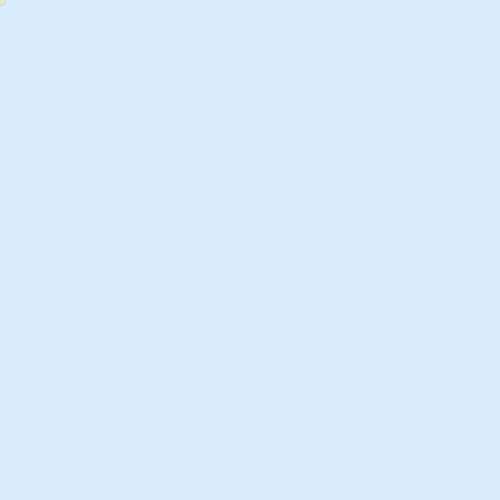
Frame 1 (no input)
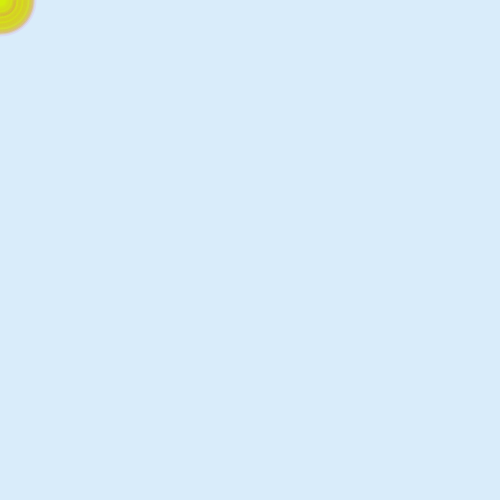
Frame 60 (the mouse pressed at the canvas centre just before this capture)
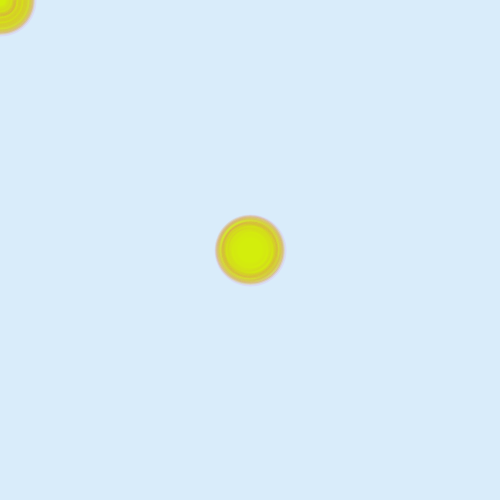
Frame 120 (the mouse held since frame 60 and released just before this capture)

The Processing sketch that drew these frames (run headless with seeded random() and noise(); from frame 60 on, the mouse is pressed at the canvas centre):

// Processing sketch: ex_11_drawing_mouse_ellipse_growshrink_flag
// ── ex_11_drawing_mouse_ellipse_growshrink_flag.pde
/* this sketch draws an ellipse under the mouse position
 * the size of the ellipse will grow over time
 * and then shrink. we will use a variable to keep track
 * of whether we should be growing or shrinking
 */

/* growing: we start off growing
 * this variable is often called a "mode"
 * or "flag"
 */
boolean growing = true;
/* keep track of speed in a float
 * so that we can fine tune our shrink speed
 * change this value see what happens
 */
float speed = 2.4;
float ellipseSize = 10; /* current size of the ellipse */

void setup() {
  size(500, 500);
  background(#D9ECFA);
  fill(#D2F20A, 50);
  stroke(232, 23, 187, 20);
  strokeWeight(2);
}

void draw() {
  ellipse(mouseX, mouseY, ellipseSize, ellipseSize);
  
  /* update ellipse size for the next frame */
  if (growing) {
    ellipseSize += speed;
    //ellipseSize = ellipseSize + speed;
  } else {
    ellipseSize -= speed;
  }
  
  /* change our growing mode if need be */
  if(ellipseSize >= 70){
    growing = false; /* too big, start shrinking */
  }
  if(ellipseSize <= 10){
    growing = true; /* too small, start growing again */
  }
}
